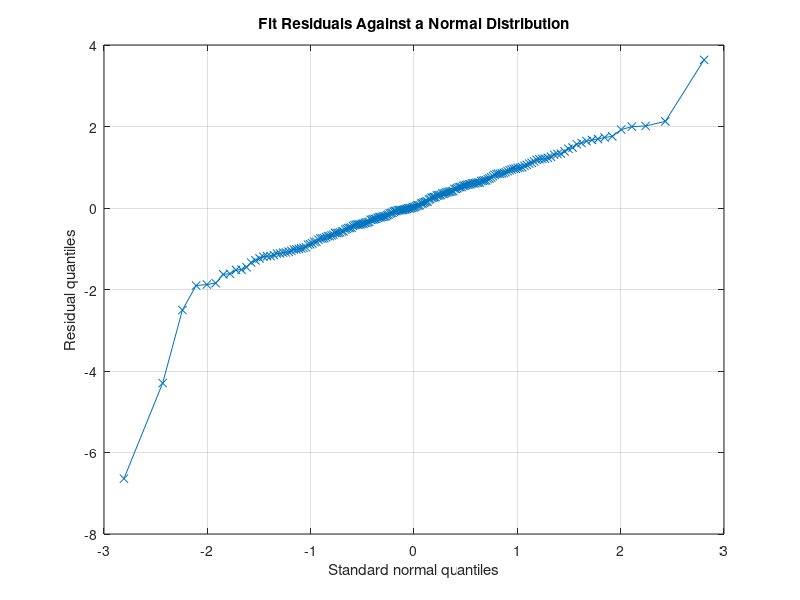

Reproduce this figure in MATLAB.
rng(5);
residuals = 0.8*randn(200, 1) + 0.15*randn(200, 1).^3;

qqplot(residuals);
title('Fit Residuals Against a Normal Distribution');
xlabel('Standard normal quantiles');
ylabel('Residual quantiles');
grid on;
